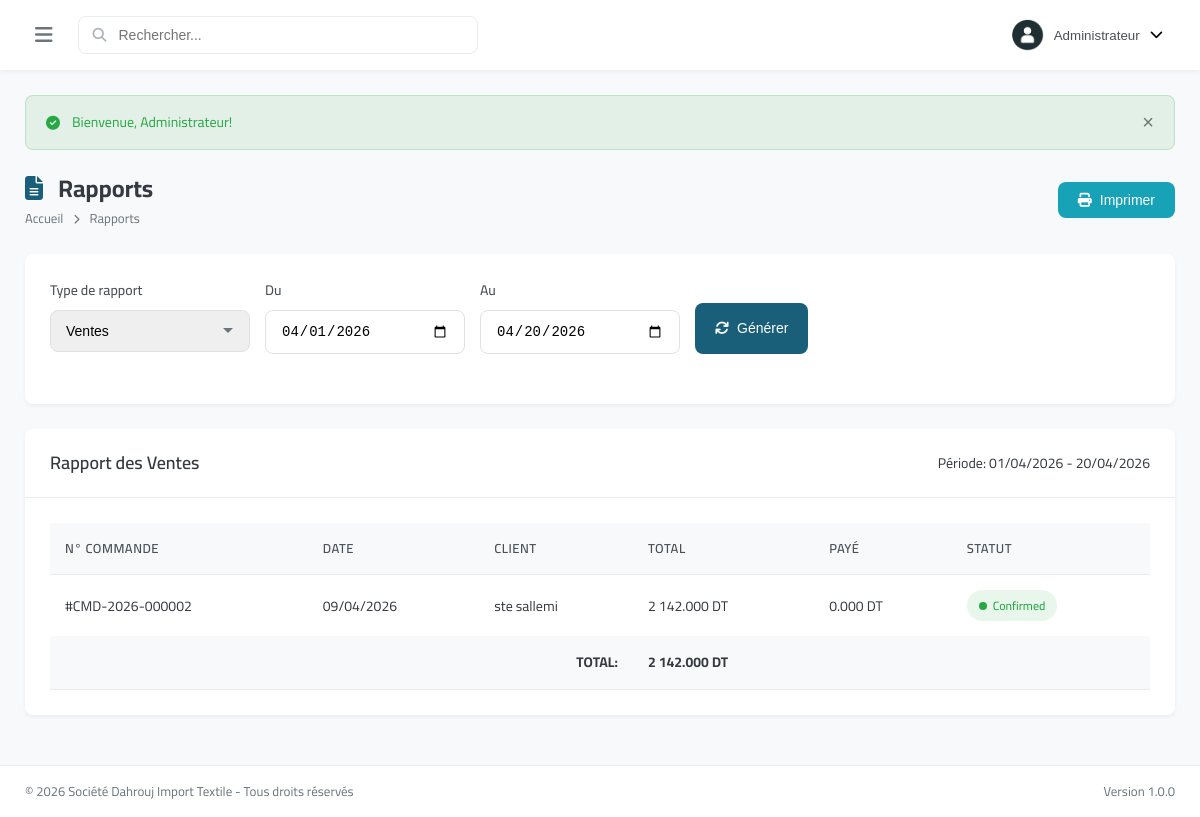
Page /modules/reports/index.php (signed in) on the committed database.
### tables this page shows
CREATE TABLE `orders` (
  `id` int(11) NOT NULL,
  `order_number` varchar(50) NOT NULL,
  `customer_id` int(11) DEFAULT NULL,
  `user_id` int(11) DEFAULT NULL,
  `order_date` date DEFAULT curdate(),
  `delivery_date` date DEFAULT NULL,
  `subtotal` decimal(15,3) DEFAULT 0.000,
  `discount` decimal(15,3) DEFAULT 0.000,
  `tax_rate` decimal(5,2) DEFAULT 19.00,
  `tax_amount` decimal(15,3) DEFAULT 0.000,
  `total` decimal(15,3) DEFAULT 0.000,
  `paid_amount` decimal(15,3) DEFAULT 0.000,
  `status` enum('pending','confirmed','processing','shipped','delivered','cancelled') DEFAULT 'pending',
  `payment_status` enum('unpaid','partial','paid') DEFAULT 'unpaid',
  `payment_method` enum('cash','check','transfer','credit') DEFAULT 'cash',
  `notes` text DEFAULT NULL,
  `created_at` datetime DEFAULT current_timestamp(),
  `updated_at` datetime DEFAULT current_timestamp() ON UPDATE current_timestamp()
);

CREATE TABLE `customers` (
  `id` int(11) NOT NULL,
  `code` varchar(50) NOT NULL,
  `company_name` varchar(200) DEFAULT NULL,
  `contact_name` varchar(100) DEFAULT NULL,
  `email` varchar(100) DEFAULT NULL,
  `phone` varchar(20) DEFAULT NULL,
  `phone2` varchar(20) DEFAULT NULL,
  `address` text DEFAULT NULL,
  `city` varchar(50) DEFAULT NULL,
  `country` varchar(50) DEFAULT 'Tunisia',
  `tax_number` varchar(50) DEFAULT NULL,
  `registration_number` varchar(50) DEFAULT NULL,
  `credit_limit` decimal(15,3) DEFAULT 0.000,
  `balance` decimal(15,3) DEFAULT 0.000,
  `status` enum('active','inactive') DEFAULT 'active',
  `notes` text DEFAULT NULL,
  `created_at` datetime DEFAULT current_timestamp(),
  `updated_at` datetime DEFAULT current_timestamp() ON UPDATE current_timestamp()
);

### includes/config.php (called while the page is built, shortened)
<?php
function formatMoney($amount) {
    return number_format($amount, 3, '.', ' ') . ' ' . APP_CURRENCY_SYMBOL;
}
function formatDate($date) {
    return date('d/m/Y', strtotime($date));
}
?>

### modules/reports/index.php (the view, shortened to what this page needs)
<?php
require_once '../../includes/config.php';
$db = getDB();
$reportType = $_GET['type'] ?? 'sales';
$dateFrom = $_GET['date_from'] ?? date('Y-m-01');
$dateTo = $_GET['date_to'] ?? date('Y-m-d');
$data = [];
$title = '';
switch ($reportType) {
    case 'sales':
        $title = 'Rapport des Ventes';
        $stmt = $db->prepare("SELECT o.*, c.company_name, c.contact_name
            FROM orders o
            LEFT JOIN customers c ON o.customer_id = c.id
            WHERE o.status != 'cancelled' AND o.order_date BETWEEN ? AND ?
            ORDER BY o.order_date DESC");
        $stmt->execute([$dateFrom, $dateTo]);
        $data = $stmt->fetchAll();
        break;
}
require_once '../../includes/header.php';
?>
<div class="page-header">
    <div>
        <h1 class="page-title"><i class="fas fa-file-alt"></i> Rapports</h1>
        <nav class="breadcrumb">
            <a href="../../index.php">Accueil</a>
            <i class="fas fa-chevron-right"></i>
            <span>Rapports</span>
        </nav>
    </div>
    <button class="btn btn-info" onclick="window.print()">
        <i class="fas fa-print"></i> Imprimer
    </button>
</div>
<div class="card">
    <div class="card-body">
        <form method="GET" action="" class="filter-bar">
            <div class="form-group" style="margin-bottom: 0;">
                <label>Type de rapport</label>
                <select name="type" class="form-control">
                    <option value="sales" <?php echo $reportType === 'sales' ? 'selected' : ''; ?>>Ventes</option>
                </select>
            </div>
            <?php if ($reportType !== 'inventory' && $reportType !== 'customers'): ?>
            <div class="form-group" style="margin-bottom: 0;">
                <label>Du</label>
                <input type="date" name="date_from" class="form-control" value="<?php echo $dateFrom; ?>">
            </div>
            <div class="form-group" style="margin-bottom: 0;">
                <label>Au</label>
                <input type="date" name="date_to" class="form-control" value="<?php echo $dateTo; ?>">
            </div>
            <?php endif; ?>
            <button type="submit" class="btn btn-primary" style="margin-top: 24px;">
                <i class="fas fa-sync"></i> Générer
            </button>
        </form>
    </div>
</div>
<div class="card">
    <div class="card-header">
        <h3 class="card-title"><?php echo $title; ?></h3>
        <span class="text-muted">Période: <?php echo formatDate($dateFrom); ?> - <?php echo formatDate($dateTo); ?></span>
    </div>
    <div class="card-body">
        <div class="table-responsive">
            <table class="data-table" id="reportTable">
                <thead>
                    <?php if ($reportType === 'sales'): ?>
                    <tr>
                        <th>N° Commande</th>
                        <th>Date</th>
                        <th>Client</th>
                        <th>Total</th>
                        <th>Payé</th>
                        <th>Statut</th>
                    </tr>
                    <?php endif; ?>
                </thead>
                <tbody>
                    <?php
                    $total = 0;
                    foreach ($data as $row):
                        if ($reportType === 'sales') {
                            $total += $row['total'];
                        } elseif ($reportType === 'purchases') {
                            $total += $row['total'];
                        } elseif ($reportType === 'inventory') {
                            $total += $row['quantity'] * $row['purchase_price'];
                        } elseif ($reportType === 'customers') {
                            $total += $row['total'];
                        }
                    ?>
                    <?php if ($reportType === 'sales'): ?>
                    <tr>
                        <td>#<?php echo $row['order_number']; ?></td>
                        <td><?php echo formatDate($row['order_date']); ?></td>
                        <td><?php echo $row['company_name'] ?: $row['contact_name']; ?></td>
                        <td><?php echo formatMoney($row['total']); ?></td>
                        <td><?php echo formatMoney($row['paid_amount']); ?></td>
                        <td><span class="status status-<?php echo $row['status']; ?>"><?php echo ucfirst($row['status']); ?></span></td>
                    </tr>
                    <?php endif; ?>
                    <?php endforeach; ?>
                </tbody>
                <tfoot style="background: var(--gray-100); font-weight: bold;">
                    <tr>
                        <td colspan="<?php echo $reportType === 'inventory' ? 6 : ($reportType === 'customers' ? 4 : 3); ?>" style="text-align: right;">TOTAL:</td>
                        <td><?php echo formatMoney($total); ?></td>
                        <?php if ($reportType === 'sales' || $reportType === 'purchases'): ?>
                        <td colspan="2"></td>
                        <?php endif; ?>
                    </tr>
                </tfoot>
            </table>
        </div>
    </div>
</div>
<?php require_once '../../includes/footer.php'; ?>

### assets/css/style.css (style rules this page uses)
:root { --primary-color: #1a5f7a; --primary-dark: #134b61; --primary-light: #2d8faf; --secondary-color: #c84b31; --secondary-dark: #a33d27; --success-color: #28a745; --warning-color: #ffc107; --danger-color: #dc3545; --info-color: #17a2b8; --light-color: #f8f9fa; --dark-color: #343a40; --gray-100: #f8f9fa; --gray-200: #e9ecef; --gray-300: #dee2e6; --gray-400: #ced4da; --gray-500: #adb5bd; --gray-600: #6c757d; --gray-700: #495057; --gray-800: #343a40; --gray-900: #212529; --sidebar-width: 280px; --sidebar-collapsed: 70px; --header-height: 70px; --footer-height: 50px; --border-radius: 8px; --border-radius-lg: 12px; --border-radius-sm: 4px; --shadow-sm: 0 2px 4px rgba(0,0,0,0.05); --shadow: 0 4px 6px rgba(0,0,0,0.1); --shadow-lg: 0 10px 25px rgba(0,0,0,0.15); --transition: all 0.3s ease; }
* { margin: 0; padding: 0; box-sizing: border-box; }
body { font-family: 'Cairo', -apple-system, BlinkMacSystemFont, 'Segoe UI', Roboto, sans-serif; font-size: 14px; line-height: 1.6; color: var(--gray-800); background-color: var(--gray-100); direction: ltr; }
a { text-decoration: none; color: inherit; transition: var(--transition); }
.page-header { display: flex; justify-content: space-between; align-items: center; margin-bottom: 25px; flex-wrap: wrap; gap: 15px; }
.page-title { font-size: 24px; font-weight: 700; color: var(--gray-800); }
.page-title i { color: var(--primary-color); margin-right: 10px; }
.breadcrumb { display: flex; align-items: center; gap: 10px; font-size: 13px; color: var(--gray-600); }
.breadcrumb i { font-size: 10px; }
.card { background: white; border-radius: var(--border-radius); box-shadow: var(--shadow-sm); margin-bottom: 25px; }
.card-header { padding: 20px 25px; border-bottom: 1px solid var(--gray-200); display: flex; justify-content: space-between; align-items: center; flex-wrap: wrap; gap: 15px; }
.card-title { font-size: 18px; font-weight: 600; color: var(--gray-800); }
.card-body { padding: 25px; }
.table-responsive { overflow-x: auto; }
.data-table { width: 100%; border-collapse: collapse; }
.data-table th, .data-table td { padding: 15px; text-align: left; border-bottom: 1px solid var(--gray-200); }
.data-table th { background: var(--gray-100); font-weight: 600; color: var(--gray-700); font-size: 13px; text-transform: uppercase; letter-spacing: 0.5px; }
.data-table tbody tr:last-child td { border-bottom: none; }
.btn { display: inline-flex; align-items: center; justify-content: center; gap: 8px; padding: 10px 20px; font-size: 14px; font-weight: 500; border-radius: var(--border-radius); border: none; cursor: pointer; transition: var(--transition); }
.btn-primary { background: var(--primary-color); color: white; }
.btn-info { background: var(--info-color); color: white; }
.form-group { margin-bottom: 20px; }
label { display: block; margin-bottom: 8px; font-weight: 500; color: var(--gray-700); }
.form-control { width: 100%; padding: 12px 15px; border: 1px solid var(--gray-300); border-radius: var(--border-radius); font-size: 14px; transition: var(--transition); }
select.form-control { appearance: none; background-repeat: no-repeat; background-position: right 15px center; padding-right: 40px; }
.status { display: inline-flex; align-items: center; gap: 6px; padding: 6px 12px; border-radius: 20px; font-size: 12px; font-weight: 500; }
.status::before { content: ''; width: 8px; height: 8px; border-radius: 50%; }
.status-confirmed, .status-active, .status-paid { background: rgba(40, 167, 69, 0.1); color: var(--success-color); }
.status-confirmed::before, .status-active::before, .status-paid::before { background: var(--success-color); }
.filter-bar { display: flex; gap: 15px; margin-bottom: 25px; flex-wrap: wrap; }
.filter-bar .form-control { min-width: 200px; }

### rows in the picture
orders: order_number "CMD-2026-000002", order_date "09/04/2026", customer.company_name "ste sallemi", total "2 142.000 DT", paid_amount "0.000 DT", status "Confirmed"

### other values in the picture
$_SESSION['user_name'] "Administrateur"
$flash['message'] "Bienvenue, Administrateur!"
$title "Rapport des Ventes"
formatMoney($total) "2 142.000 DT"
APP_NAME "Société Dahrouj Import Textile"
APP_VERSION "1.0.0"
